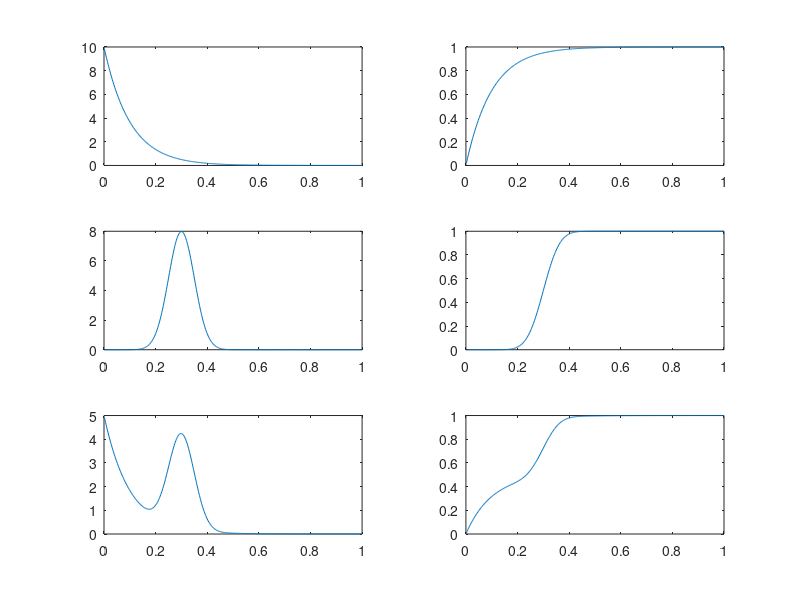
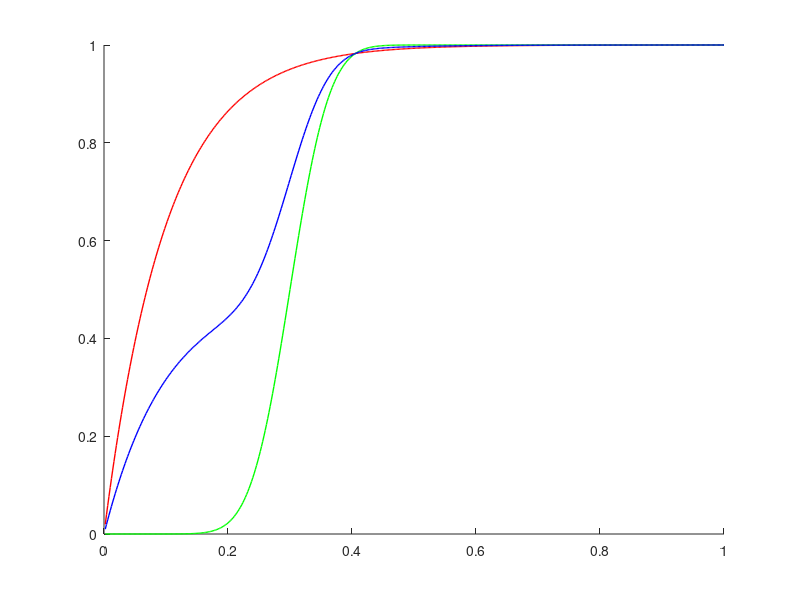

MATLAB code to generate these figures, in order:
function from_Benoit



clear all

sig=0.05;
lam=10;
mu=0.3;
alpha=0.5;

x=[1:500]/500.0;

f1=lam*exp(-lam*x);
f2=exp(-(x-mu).^2/(2*sig*sig))/(sig*sqrt(2*pi));
f3=alpha*f1+(1-alpha)*f2;


cumf1=(1-exp(-lam*x));
cumf2=0.5*(1+erf((x-mu)/(sig*sqrt(2))));
cumf3=alpha*cumf1+(1.0-alpha)*cumf2;



figure
subplot(3,2,1)
plot(x,f1)
subplot(3,2,3)
plot(x,f2)
subplot(3,2,5)
plot(x,f3)
subplot(3,2,2)
plot(x,cumf1)
subplot(3,2,4)
plot(x,cumf2)
subplot(3,2,6)
plot(x,cumf3)
figure
hold on
plot(x/max(x),cumf1/max(cumf1),'r','linewidth',1)
plot(x/max(x),cumf2/max(cumf2),'g','linewidth',1)
plot(x/max(x),cumf3/max(cumf3),'b','linewidth',1)